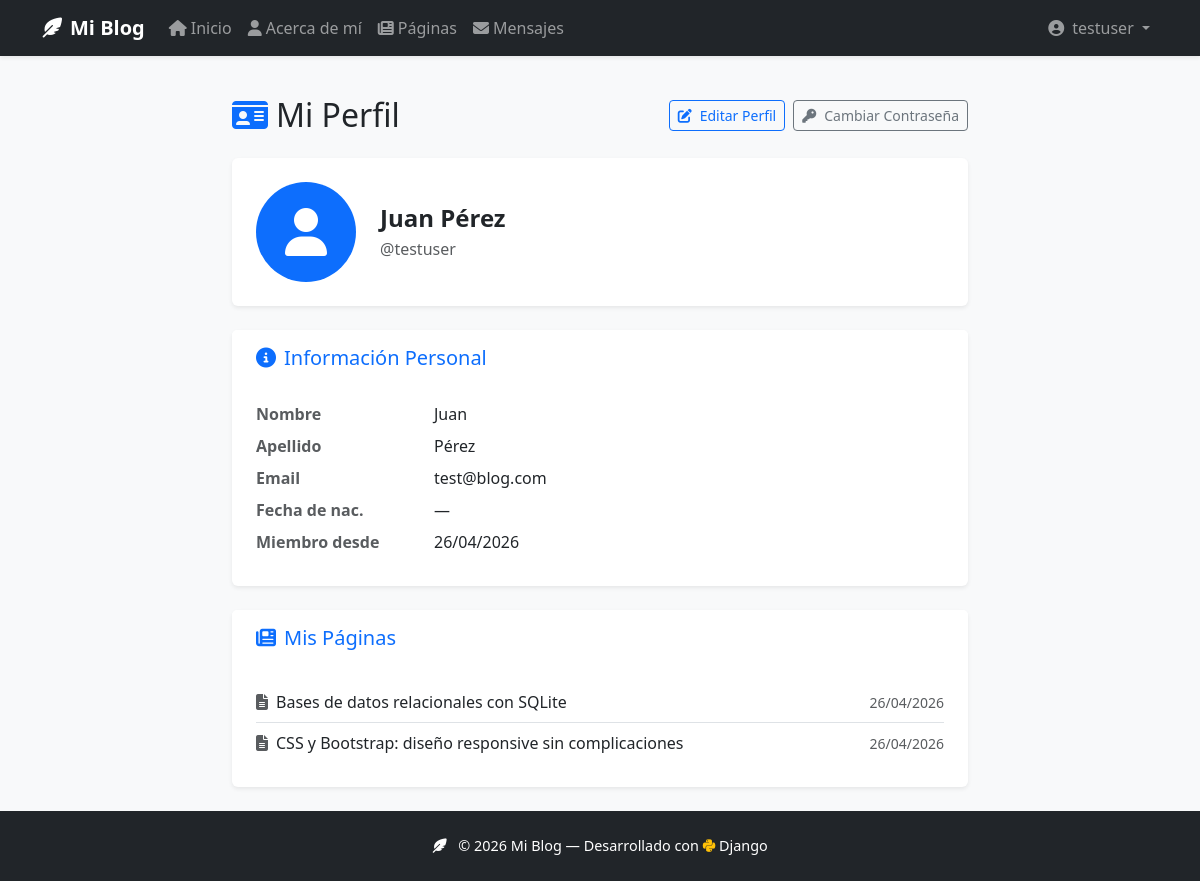
The page /accounts/perfil/ (signed in) on the database its author committed.
### pages/models.py (models this page shows, shortened)
class Page(models.Model):
    title = models.CharField(max_length=200, verbose_name='Título')
    subtitle = models.CharField(max_length=300, blank=True, verbose_name='Subtítulo')
    content = RichTextField(verbose_name='Contenido')
    image = models.ImageField(upload_to='pages/', blank=True, null=True, verbose_name='Imagen')
    created_at = models.DateField(auto_now_add=True, verbose_name='Fecha de creación')
    author = models.ForeignKey(
        User,
        on_delete=models.CASCADE,
        related_name='pages',
        verbose_name='Autor'
    )
    class Meta:
        ordering = ['-created_at']
        verbose_name = 'Página'
        verbose_name_plural = 'Páginas'

### accounts/views.py (the view)
# urls.py: path('perfil/', views.ProfileView.as_view(), name='profile'),
class ProfileView(LoginRequiredMixin, TemplateView):
    template_name = 'accounts/profile.html'

### templates/accounts/profile.html (shortened to what this page needs)
{% extends 'base.html' %}
{% block content %}
<div class="row justify-content-center">
    <div class="col-lg-8">
        <div class="d-flex justify-content-between align-items-center mb-4">
            <h1 class="h2 mb-0">
                <i class="fas fa-id-card me-2 text-primary"></i>Mi Perfil
            </h1>
            <div class="d-flex gap-2">
                <a href="{% url 'accounts:edit_profile' %}" class="btn btn-outline-primary btn-sm">
                    <i class="fas fa-edit me-2"></i>Editar Perfil
                </a>
                <a href="{% url 'accounts:change_password' %}" class="btn btn-outline-secondary btn-sm">
                    <i class="fas fa-key me-2"></i>Cambiar Contraseña
                </a>
            </div>
        </div>
        <div class="card border-0 shadow-sm mb-4">
            <div class="card-body p-4">
                <div class="row align-items-center">
                    <div class="col-auto">
                        {% if user.profile.avatar %}
                        <img src="{{ user.profile.avatar.url }}" alt="{{ user.username }}"
                             class="rounded-circle" width="100" height="100" style="object-fit:cover;">
                        {% else %}
                        <div class="rounded-circle bg-primary d-flex align-items-center justify-content-center"
                             style="width:100px; height:100px;">
                            <i class="fas fa-user fa-3x text-white"></i>
                        </div>
                        {% endif %}
                    </div>
                    <div class="col">
                        <h2 class="h4 fw-bold mb-1">
                            {% if user.first_name or user.last_name %}
                                {{ user.first_name }} {{ user.last_name }}
                            {% else %}
                                {{ user.username }}
                            {% endif %}
                        </h2>
                        <p class="text-muted mb-0">@{{ user.username }}</p>
                    </div>
                </div>
            </div>
        </div>
        <div class="card border-0 shadow-sm mb-4">
            <div class="card-header bg-white border-0 pt-3 px-4">
                <h3 class="h5 mb-0 text-primary">
                    <i class="fas fa-info-circle me-2"></i>Información Personal
                </h3>
            </div>
            <div class="card-body p-4">
                <dl class="row mb-0">
                    <dt class="col-sm-3 text-muted">Nombre</dt>
                    <dd class="col-sm-9">{{ user.first_name|default:"—" }}</dd>
                    <dt class="col-sm-3 text-muted">Apellido</dt>
                    <dd class="col-sm-9">{{ user.last_name|default:"—" }}</dd>
                    <dt class="col-sm-3 text-muted">Email</dt>
                    <dd class="col-sm-9">{{ user.email|default:"—" }}</dd>
                    <dt class="col-sm-3 text-muted">Fecha de nac.</dt>
                    <dd class="col-sm-9">
                        {% if user.profile.birthday %}
                            {{ user.profile.birthday|date:"d/m/Y" }}
                        {% else %}
                            —
                        {% endif %}
                    </dd>
                    <dt class="col-sm-3 text-muted">Miembro desde</dt>
                    <dd class="col-sm-9">{{ user.date_joined|date:"d/m/Y" }}</dd>
                </dl>
            </div>
        </div>
        <div class="card border-0 shadow-sm">
            <div class="card-header bg-white border-0 pt-3 px-4">
                <h3 class="h5 mb-0 text-primary">
                    <i class="fas fa-newspaper me-2"></i>Mis Páginas
                </h3>
            </div>
            <div class="card-body p-4">
                {% with pages=user.pages.all %}
                {% if pages %}
                <div class="list-group list-group-flush">
                    {% for page in pages|slice:":5" %}
                    <a href="{% url 'pages:detail' page.pk %}"
                       class="list-group-item list-group-item-action d-flex justify-content-between align-items-center px-0">
                        <span>
                            <i class="fas fa-file-alt me-2 text-muted"></i>{{ page.title }}
                        </span>
                        <small class="text-muted">{{ page.created_at|date:"d/m/Y" }}</small>
                    </a>
                    {% endfor %}
                </div>
                {% else %}
                <p class="text-muted mb-2">Todavía no publicaste ninguna página.</p>
                <a href="{% url 'pages:create' %}" class="btn btn-primary btn-sm">
                    <i class="fas fa-plus me-2"></i>Crear página
                </a>
                {% endif %}
                {% endwith %}
            </div>
        </div>
    </div>
</div>
{% endblock %}

### templates/base.html (shortened to what this page needs)
{% load static %}
<!DOCTYPE html>
<html lang="es">
<head>
    <link href="https://cdn.jsdelivr.net/npm/bootstrap@5.3.2/dist/css/bootstrap.min.css" rel="stylesheet">
    <link rel="stylesheet" href="https://cdnjs.cloudflare.com/ajax/libs/font-awesome/6.5.0/css/all.min.css">
    <link rel="stylesheet" href="{% static 'css/style.css' %}">
</head>
<body>
    <nav class="navbar navbar-expand-lg navbar-dark bg-dark shadow-sm">
        <div class="container">
            <a class="navbar-brand fw-bold" href="{% url 'home' %}">
                <i class="fas fa-feather-alt me-2"></i>Mi Blog
            </a>
            <div class="collapse navbar-collapse" id="navbarNav">
                <ul class="navbar-nav me-auto mb-2 mb-lg-0">
                    <li class="nav-item">
                        <a class="nav-link {% if request.resolver_match.url_name == 'home' %}active{% endif %}"
                           href="{% url 'home' %}">
                            <i class="fas fa-home me-1"></i>Inicio
                        </a>
                    </li>
                    <li class="nav-item">
                        <a class="nav-link {% if request.resolver_match.url_name == 'about' %}active{% endif %}"
                           href="{% url 'about' %}">
                            <i class="fas fa-user me-1"></i>Acerca de mí
                        </a>
                    </li>
                    <li class="nav-item">
                        <a class="nav-link {% if request.resolver_match.namespace == 'pages' %}active{% endif %}"
                           href="{% url 'pages:list' %}">
                            <i class="fas fa-newspaper me-1"></i>Páginas
                        </a>
                    </li>
                    {% if user.is_authenticated %}
                    <li class="nav-item">
                        <a class="nav-link {% if request.resolver_match.namespace == 'messaging' %}active{% endif %}"
                           href="{% url 'messaging:inbox' %}">
                            <i class="fas fa-envelope me-1"></i>Mensajes
                        </a>
                    </li>
                    {% endif %}
                </ul>
                <ul class="navbar-nav ms-auto">
                    {% if user.is_authenticated %}
                    <li class="nav-item dropdown">
                        <a class="nav-link dropdown-toggle" href="#" id="userDropdown"
                           role="button" data-bs-toggle="dropdown" aria-expanded="false">
                            {% if user.profile.avatar %}
                                <img src="{{ user.profile.avatar.url }}" alt="{{ user.username }}"
                                     class="rounded-circle me-1" width="24" height="24" style="object-fit:cover;">
                            {% else %}
                                <i class="fas fa-user-circle me-1"></i>
                            {% endif %}
                            {{ user.username }}
                        </a>
                    </li>
                    {% endif %}
                </ul>
            </div>
        </div>
    </nav>
    <main class="container my-4">
        {% block content %}{% endblock %}
    </main>
    <footer class="footer mt-auto py-4 bg-dark text-white">
        <div class="container text-center">
            <p class="mb-0">
                <i class="fas fa-feather-alt me-2"></i>
                &copy; {% now "Y" %} Mi Blog &mdash; Desarrollado con <i class="fab fa-python text-warning"></i> Django
            </p>
        </div>
    </footer>
</body>
</html>

### static/css/style.css (style rules this page uses)
body { min-height: 100vh; display: flex; flex-direction: column; background-color: #f8f9fa; }
main { flex: 1; }
.navbar { box-shadow: 0 2px 10px rgba(0, 0, 0, 0.15); }
.footer { font-size: 0.9rem; }
.list-group-item:first-child { border-top: none; }

### rows shown on the page
Page: title "Bases de datos relacionales con SQLite", created_at "26/04/2026"
Page: title "CSS y Bootstrap: diseño responsive sin complicaciones", created_at "26/04/2026"

### other values the page prints
{{ user.username }} "testuser"
{{ user.first_name }} "Juan"
{{ user.last_name }} "Pérez"
{{ user.first_name|default:"—" }} "Juan"
{{ user.last_name|default:"—" }} "Pérez"
{{ user.email|default:"—" }} "test@blog.com"
{{ user.date_joined|date:"d/m/Y" }} "26/04/2026"
